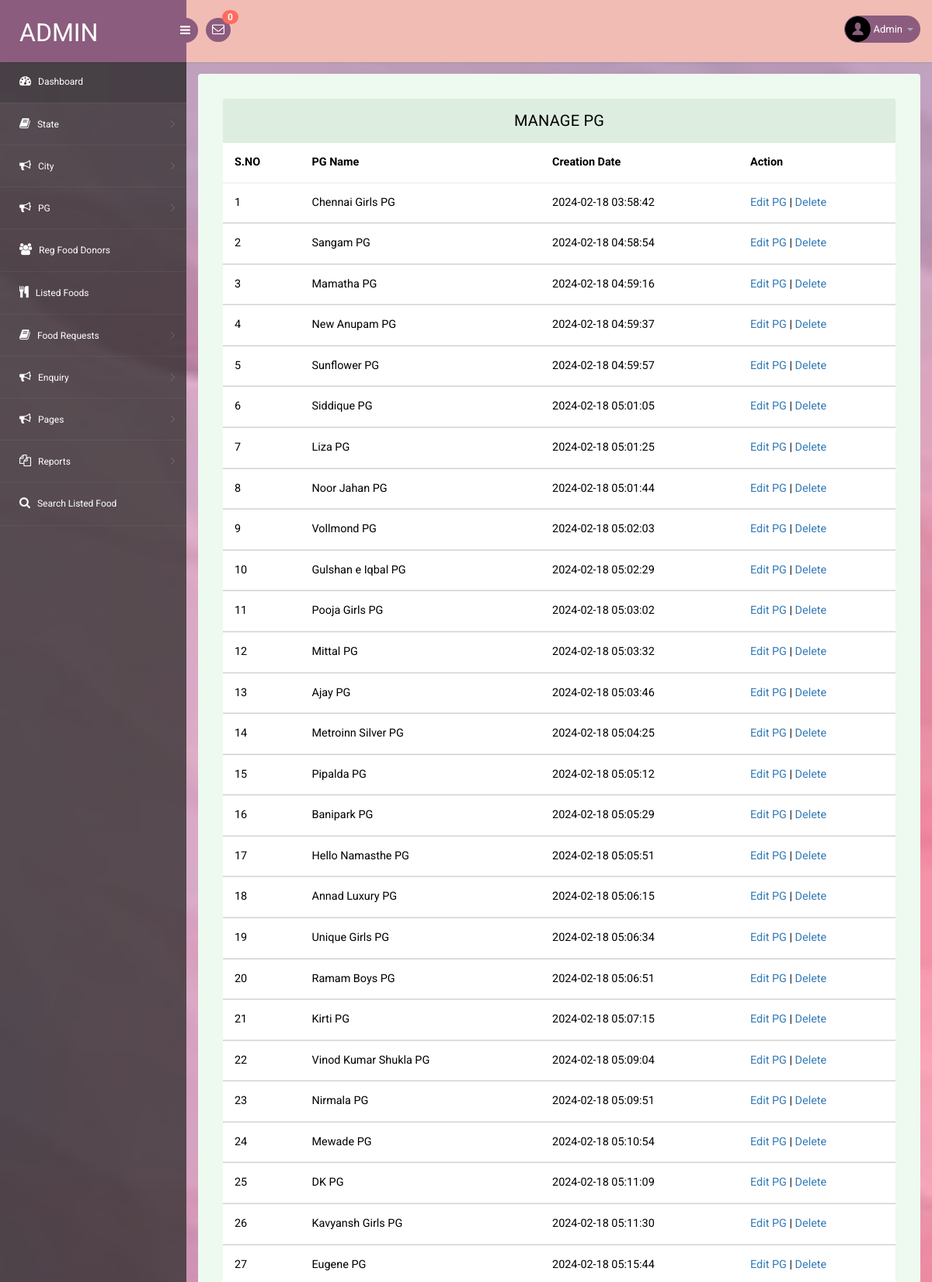
The app's page /admin/manage-pg.php (signed in, upper part) with its own data.
### tables this page shows
CREATE TABLE `tblhostels` (
  `id` int(11) NOT NULL,
  `name` longtext NOT NULL,
  `cityId` int(11) NOT NULL,
  `creation_date` timestamp NOT NULL DEFAULT current_timestamp() ON UPDATE current_timestamp()
);

### admin/manage-pg.php (the view, shortened to what this page needs)
<?php
include('includes/dbconnection.php');
if (strlen($_SESSION['pgasaid']==0)) {
  header('location:logout.php');
  } else{
?>
<!DOCTYPE html>
<head>
<link rel="stylesheet" href="css/bootstrap.min.css" >
<link href="css/style.css" rel='stylesheet' type='text/css' />
<link href="css/style-responsive.css" rel="stylesheet"/>
<link rel="stylesheet" href="css/font.css" type="text/css"/>
<link href="css/font-awesome.css" rel="stylesheet">
</head>
<body>
<section id="container">
<?php include_once('includes/header.php');?>
<?php include_once('includes/sidebar.php');?>
<section id="main-content">
	<section class="wrapper">
		<div class="table-agile-info">
 <div class="panel panel-default">
    <div class="panel-heading">
     Manage PG
    </div>
    <div>
      <table class="table" ui-jq="footable" ui-options='{
        "paging": {
          "enabled": true
        },
        "filtering": {
          "enabled": true
        },
        "sorting": {
          "enabled": true
        }}'>
        <thead>
          <tr>
            <th data-breakpoints="xs">S.NO</th>
            <th>PG Name</th>
            <th>Creation Date</th>
            <th data-breakpoints="xs">Action</th>
          </tr>
        </thead>
        <?php
$ret=mysqli_query($con,"select * from  tblhostels");
$cnt=1;
while ($row=mysqli_fetch_array($ret)) {
?>
        <tbody>
          <tr data-expanded="true">
            <td><?php echo $cnt;?></td>
                  <td><?php  echo $row['name'];?></td>
                  <td><?php  echo $row['creation_date'];?></td>
                  <td><a href="edit-pg.php?editid=<?php echo $row['id'];?>">Edit PG</a> | <a href="manage-pg.php?del=<?php echo $row['id'];?>">Delete</a>
                </tr>
                <?php
$cnt=$cnt+1;
}?>
 </tbody>
            </table>
    </div>
  </div>
</div>
</section>
</section>
</section>
</body>
</html>
<?php }  ?>

### admin/includes/header.php (shortened to what this page needs)
<?php
include('includes/dbconnection.php');
?>
<header class="header fixed-top clearfix">
<div class="brand">
    <a href="dashboard.php" class="logo">
        Admin
    </a>
    <div class="sidebar-toggle-box">
        <div class="fa fa-bars"></div>
    </div>
</div>
<div class="nav notify-row" id="top_menu">
    <ul class="nav top-menu">
                <?php
$ret1=mysqli_query($con,"select tblfoodrequests.id,fullName,requestNumber    from tblfoodrequests
 join tblfood  on tblfood.ID=tblfoodrequests.foodId
 where   (tblfoodrequests.status is null || tblfoodrequests.status='')");
$num=mysqli_num_rows($ret1);
?>
        <li id="header_inbox_bar" class="dropdown">
            <a data-toggle="dropdown" class="dropdown-toggle" href="#">
                <i class="fa fa-envelope-o"></i>
                <span class="badge bg-important"><?php echo $num;?></span>
            </a>
        </li>
    </ul>
</div>
<div class="top-nav clearfix">
    <ul class="nav pull-right top-menu">
        <li class="dropdown">
            <a data-toggle="dropdown" class="dropdown-toggle" href="#">
                <?php
$adid=$_SESSION['pgasaid'];
$ret=mysqli_query($con,"select AdminName from tbladmin where ID='$adid'");
$row=mysqli_fetch_array($ret);
$name=$row['AdminName'];
?>
                <img alt="" src="images/2.png">
                <span class="username"><?php echo $name; ?></span>
                <b class="caret"></b>
            </a>
        </li>
    </ul>
</div>
</header>

### admin/css/style.css (style rules this page uses)
ul, ol { margin: 0; }
html, body { font-family: 'Roboto', sans-serif; font-size: 100%; overflow-x: hidden; background: url(../images/bg.jpg) no-repeat 0px 0px; background-size:cover; width:100%; height:100%; }
body a { transition: 0.5s all ease; -webkit-transition: 0.5s all ease; -moz-transition: 0.5s all ease; -o-transition: 0.5s all ease; -ms-transition: 0.5s all ease; text-decoration:none; }
ul,label { margin:0; padding:0; }
#main-content { margin-left:240px; -webkit-transition:all .3s ease-in-out; -moz-transition:all .3s ease-in-out; -o-transition:all .3s ease-in-out; transition:all .3s ease-in-out; }
.header { left:0; right:0; z-index:1002; background:rgb(240, 188, 180); -webkit-transition:all .3s ease-in-out; -moz-transition:all .3s ease-in-out; -o-transition:all .3s ease-in-out; transition:all .3s ease-in-out; }
.fixed-top { position:fixed; box-shadow:1px 0 3px rgba(0,0,0,.15); }
.wrapper { display:inline-block; margin-top:80px; padding:15px; width:100%; }
.brand { background:#8b5c7e; float:left; width:240px; height:80px; position:relative; }
a.logo { font-size:32px; color:#fff; float:left; margin:20px 0 0 25px; text-transform:uppercase; }
#top_menu .nav>li,ul.top-menu>li { float:left; }
.notify-row { float:left; margin-top:23px; margin-left:25px; }
ul.top-menu { margin-right:15px; margin-top: 0; }
ul.top-menu > li > a { color: #fff; font-size: 16px; background: #8b5c7e; padding: 4px 8px; margin-right: 15px; border-radius: 50%; -webkit-border-radius: 50%; padding-right: 8px !important; }
.notify-row .badge { position:absolute; right:-10px; top:-10px; z-index:100; }
.top-nav { margin-top:20px; }
.top-nav img { border-radius:50%; -webkit-border-radius:50%; width:33px; }
.top-nav .username { font-size:13px; color:#fff; }
.top-nav ul.top-menu>li>a { border-radius: 100px; -webkit-border-radius: 100px; padding: 0px; background: none; margin-right: 0; border: 1px solid #8b5c7e; background: #8b5c7e; }
.top-nav ul.top-menu>li { margin-left:10px; }
.top-nav .nav .caret { border-bottom-color:#A4AABA; border-top-color:#A4AABA; }
.sidebar-toggle-box { float:left; margin-top:23px; margin-left:-15px; background:#8b5c7e; border-radius:50%; -webkit-border-radius:50%; width:32px; height:32px; position:absolute; right:-15px; }
.sidebar-toggle-box .fa-bars { cursor:pointer; display:inline-block; font-size:15px; padding:8px 8px 8px 9px; color:#fff; }
.panel-heading { position: relative; height: 57px; line-height: 57px; letter-spacing: 0.2px; color: #000; font-size: 18px; font-weight: 400; padding: 0 16px; background:#ddede0; border-top-right-radius: 2px; border-top-left-radius: 2px; text-transform: uppercase; text-align: center; }
.panel { border: none ! important; }
.table>thead>tr>th { border-bottom: 1px solid #e1ab91 ! important; }
.table>tbody>tr>td, .table>tbody>tr>th, .table>tfoot>tr>td, .table>tfoot>tr>th, .table>thead>tr>td, .table>thead>tr>th { border-bottom: 1px solid #e9e9e9 ! important; }
.table > thead > tr > th, .table > tbody > tr > th, .table > tfoot > tr > th, .table > thead > tr > td, .table > tbody > tr > td, .table > tfoot > tr > td { border-top: none !important; }
.table td, .table>tbody>tr>td, .table>tbody>tr>th, .table>tfoot>tr>td, .table>tfoot>tr>th, .table>thead>tr>td, .table>thead>tr>th { padding: 15px!important; }
.table > thead > tr > th, .table > tbody > tr > th, .table > tfoot > tr > th, .table > thead > tr > td, .table > tbody > tr > td, .table > tfoot > tr > td { font-size: 0.9em; color: #000; border-top: none !important; }
.table-agile-info { background: #eef9f0; padding: 2em; border-radius: 4px; -webkit-box-shadow: 0 1px 1px rgba(0,0,0,.05); box-shadow: 0 1px 1px rgba(0,0,0,.05); }
.panel-default>.panel-heading { color: #000000 ! important; background-color: #ddede0 ! important; border-color: #ddede0 ! important; font-size: 20px; }
.badge.bg-important { background: #ff6c60; }

### records on screen
tblhostels: name "Chennai Girls PG", creation_date "2024-02-18 03:58:42"
tblhostels: name "Sangam PG", creation_date "2024-02-18 04:58:54"
tblhostels: name "Mamatha PG", creation_date "2024-02-18 04:59:16"
tblhostels: name "New Anupam PG", creation_date "2024-02-18 04:59:37"
tblhostels: name "Sunflower PG", creation_date "2024-02-18 04:59:57"
tblhostels: name "Siddique PG", creation_date "2024-02-18 05:01:05"
tblhostels: name "Liza PG", creation_date "2024-02-18 05:01:25"
tblhostels: name "Noor Jahan PG", creation_date "2024-02-18 05:01:44"
tblhostels: name "Vollmond PG", creation_date "2024-02-18 05:02:03"
tblhostels: name "Gulshan e Iqbal PG", creation_date "2024-02-18 05:02:29"
tblhostels: name "Pooja Girls PG", creation_date "2024-02-18 05:03:02"
tblhostels: name "Mittal PG", creation_date "2024-02-18 05:03:32"
tblhostels: name "Ajay PG", creation_date "2024-02-18 05:03:46"
tblhostels: name "Metroinn Silver PG", creation_date "2024-02-18 05:04:25"
tblhostels: name "Pipalda PG", creation_date "2024-02-18 05:05:12"
tblhostels: name "Banipark PG", creation_date "2024-02-18 05:05:29"
tblhostels: name "Hello Namasthe PG", creation_date "2024-02-18 05:05:51"
tblhostels: name "Annad Luxury PG", creation_date "2024-02-18 05:06:15"
tblhostels: name "Unique Girls PG", creation_date "2024-02-18 05:06:34"
tblhostels: name "Ramam Boys PG", creation_date "2024-02-18 05:06:51"
tblhostels: name "Kirti PG", creation_date "2024-02-18 05:07:15"
tblhostels: name "Vinod Kumar Shukla PG", creation_date "2024-02-18 05:09:04"
tblhostels: name "Nirmala PG", creation_date "2024-02-18 05:09:51"
tblhostels: name "Mewade PG", creation_date "2024-02-18 05:10:54"
tblhostels: name "DK PG", creation_date "2024-02-18 05:11:09"
tblhostels: name "Kavyansh Girls PG", creation_date "2024-02-18 05:11:30"
tblhostels: name "Eugene PG", creation_date "2024-02-18 05:15:44"

### other values on screen
$num "0"
$name "Admin"
